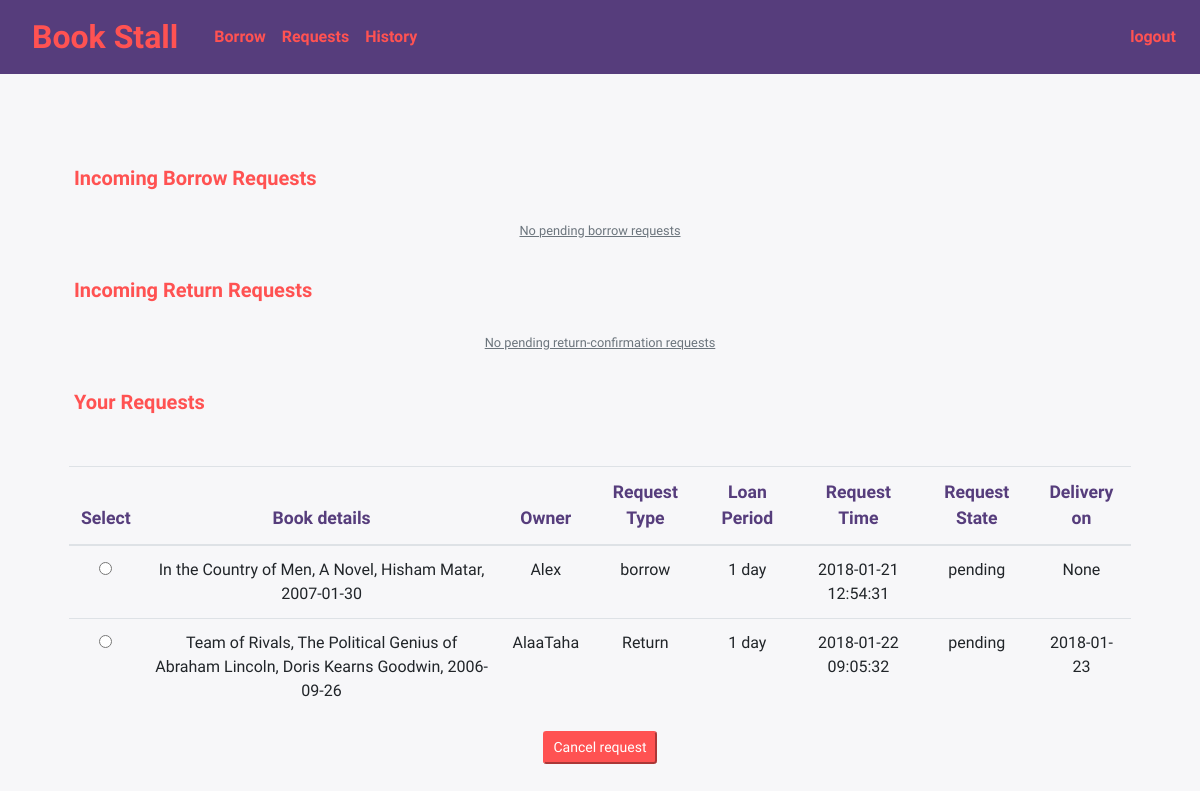
Page /requests (signed in) on the committed database.
### tables this page shows
CREATE TABLE 'requests' ('id' INTEGER PRIMARY KEY AUTOINCREMENT NOT NULL, 'book_id' INTEGER NOT NULL, 'owner_id' INTEGER NOT NULL, 'user_id' INTEGER NOT NULL, 'state' TEXT NOT NULL DEFAULT pending, 'time' TEXT NOT NULL DEFAULT CURRENT_TIMESTAMP, 'approval_time' TEXT, 'request_type' TEXT, 'delivery_date' TEXT);

CREATE TABLE 'books' ('id' INTEGER PRIMARY KEY AUTOINCREMENT NOT NULL, 'title' TEXT NOT NULL, 'subtitle' TEXT NOT NULL, 'authors' TEXT NOT NULL, 'publishedDate' TEXT NOT NULL, 'lendfor' INTEGER NOT NULL,'review' TEXT, 'notes' TEXT, state TEXT NOT NULL DEFAULT available);

CREATE TABLE 'users' ('id' INTEGER PRIMARY KEY AUTOINCREMENT NOT NULL, 'username' TEXT NOT NULL, 'email' TEXT NOT NULL, 'password' TEXT NOT NULL);

### application.py (the view)
@app.route("/requests", methods=["GET", "POST"])
@login_required
def requests():
    if request.method == "POST":
        if not request.form.get("request_id"):
            flash("Must select a request to approve!")
            return redirect("/requests")
        request_id = request.form.get("request_id")
        approval_time = datetime.date.today()
        request_info = db.execute(
            "SELECT book_id, user_id, request_type FROM requests WHERE id=:id", id=request_id)
        book_id = request_info[0]["book_id"]
        requester_id = request_info[0]["user_id"]
        if request.form.get("cancel"):
            db.execute("DELETE FROM requests WHERE id=:id", id=request_id)
            if request_info[0]["request_type"] == 'borrow':
                db.execute("UPDATE books SET state=:state WHERE id=:id",
                           state='available', id=book_id)
        if request.form.get("approve"):
            if not request.form.get("dispatch_date"):
                flash("Must specify a dispatch time!")
                return redirect("/requests")
            delivery_date = datetime.timedelta(
                days=int(request.form.get("dispatch_date"))) + approval_time
            db.execute("UPDATE requests SET state=:state, approval_time=:approval_time, delivery_date=:delivery_date WHERE id=:id",
                       state="approved", approval_time=approval_time, delivery_date=delivery_date, id=request_id)
        if request.form.get("confirm"):
            db.execute("UPDATE requests SET state=:state, approval_time=:approval_time WHERE id=:id",
                       state="approved", approval_time=approval_time, id=request_id)
            db.execute("UPDATE books SET state=:state WHERE id=:id", state="available", id=book_id)
            db.execute("INSERT INTO borrowed (user_id, operation, book_id, transacted) VALUES (:user_id, :operation, :book_id, :transacted)",
                       user_id=requester_id, operation=-1, book_id=book_id, transacted=approval_time)
            send_email(requester_id, book_id, operation="returned")
        return redirect("/requests")
    else:
        in_rows = db.execute("SELECT requests.id, users.username, books.title, books.subtitle, books.authors, books.publishedDate \
        , books.state, requests.time, requests.state as 'Requeststate' FROM requests JOIN books ON books.id=requests.book_id JOIN users ON  users.id=requests.user_id  \
         WHERE owner_id=:owner_id AND requests.state='pending' AND requests.request_type='borrow'  ", owner_id=session["user_id"])
        rn_rows = db.execute("SELECT requests.id,  users.username, books.title, books.subtitle, books.authors, books.publishedDate\
        , requests.time, requests.state as 'Requeststate', requests.delivery_date FROM requests JOIN books ON books.id=requests.book_id JOIN users ON  users.id=requests.user_id  \
          WHERE owner_id=:owner_id AND requests.state='pending' AND requests.request_type='Return' ", owner_id=session["user_id"])
        out_rows = db.execute("SELECT requests.id, users.username, requests.request_type, books.title, books.subtitle, books.authors, books.publishedDate \
        , books.lendfor as 'loan period', requests.time, requests.state as 'Requeststate', requests.delivery_date FROM requests JOIN books ON books.id=requests.book_id \
        JOIN users ON  users.id=requests.owner_id WHERE user_id=:user_id AND requests.state='pending'", user_id=session["user_id"])
        return render_template("requests.html", in_rows=in_rows, out_rows=out_rows, rn_rows=rn_rows)

### application.py (called while the page is built)
@app.after_request
def after_request(response):
    response.headers["Cache-Control"] = "no-cache, no-store, must-revalidate"
    response.headers["Expires"] = 0
    response.headers["Pragma"] = "no-cache"
    return response

### helpers.py (called while the page is built)
def login_required(f):
    @wraps(f)
    def decorated_function(*args, **kwargs):
        if session.get("user_id") is None:
            return redirect("/login")
        return f(*args, **kwargs)
    return decorated_function

def days(value):
    if value > 1:
        return str(value) + " days"
    else:
        return str(value) + " day"

### templates/requests.html (shortened to what this page needs)
{% extends "layout.html" %}
{%block main%}
<div class="form-group ">
<h5 for="inrequests" class="control-label text-left" ><strong>Incoming Borrow Requests</strong></h5>
{%if in_rows%}
<form action="/requests" method="post" class="container mb-5">
  <table class="table table-responsive" id="inrequests">
    <thead>
      <th>Select</th>
      <th>Book details</th>
      <th>User</th>
      <th>Book state</th>
      <th>Request Time</th>
      <th>Request State</th>
    </thead>
      {%for row in in_rows%}
        <tr>
          <td>
            <input name="request_id"  required type="radio"  value="{{row['id']}}"/>
          </td>
          <td>{{row['title']}}, {%if row['subtitle']%}{{row['subtitle']}},{%endif%} {%if row['authors']%}{{row['authors']}},{%endif%} {{row['publishedDate']}}</td>
          {%for key in row%}
            {%if key != 'title' and key != 'subtitle' and key != 'authors' and key != 'publishedDate' and key!='id'%}
                <td>{{row.get(key)}}</td>
            {%endif%}
          {%endfor%}
        </tr>
        <tr>
          <td colspan="7"></td>
        </tr>
      {%endfor%}
      <tr class="text-center">
        <td colspan="2"><label class="mr-2"><strong>Time to dispatch the book:<strong></label>
          <select name="dispatch_date" class="form-control" required>
            <option value=""></option>
            <option value=1>Within tomorrow</option>
            <option value=2>Within 2 days</option>
            <option value=3>Within 3 days</option>
          </select>
          <div class="help-block with-errors"></div>
        </td>
        <td colspan="2"><button name="approve" type="submit"  value="approve" class=" btn btn-info">Approve</button></td>
      </tr>
</table>
</form>
{%else%}
  <small class="text-muted form-group "><u>No pending borrow requests</u></small> </div>
{%endif%}
<div class="form-group ">
<h5 for="return_inrequests" class="control-label text-left" ><strong>Incoming Return Requests</strong></h5>
{%if rn_rows%}
<form action="/requests" method="post" class="container mb-5">
  <table class="table table-responsive" id="return_inrequests">
    <thead>
      <th>Select</th>
      <th>Book details</th>
      <th>User</th>
      <th>Request Time</th>
      <th>Request State</th>
      <th>Return Date</th>
    </thead>
    {%for row in rn_rows%}
      <tr>
        <td><input name="request_id"  type="radio" required  value="{{row['id']}}"/></td>
        <td>{{row['title']}}, {%if row['subtitle']%}{{row['subtitle']}},{%endif%} {%if row['authors']%}{{row['authors']}},{%endif%} {{row['publishedDate']}}</td>
        {%for key in row%}
          {%if key != 'title' and key != 'subtitle' and key != 'authors' and key !='publishedDate' and key!='id'%}
            <td>{{row.get(key)}}</td>
          {%endif%}
        {%endfor%}
      </tr>
    {%endfor%}
</table>
  <button name="confirm" type="submit" value="confirm" class=" btn-sm btn-info">Confirm return</button>
</form>
{%else%}
  <small class="text-muted"><u>No pending return-confirmation requests</u></small></div>
{%endif%}
<div class="form-group ">
  <h5 for="outrequests" class="control-label text-left" ><strong>Your Requests</strong></h5>
{%if out_rows%}
<form action="/requests" method="post" class="container mb-5">
  <table class="table table-responsive" id="outrequests">
    <thead>
      <th>Select</th>
      <th>Book details</th>
      <th>Owner</th>
      <th>Request Type</th>
      <th>Loan Period</th>
      <th>Request Time</th>
      <th>Request State</th>
      <th>Delivery on</th>
    </thead>
      {%for row in out_rows%}
        <tr>
          <td>
            <input name="request_id"  type="radio" required value="{{row['id']}}"/>
          </td>
          <td>{{row['title']}}, {%if row['subtitle']%}{{row['subtitle']}},{%endif%} {%if row['authors']%}{{row['authors']}},{%endif%} {{row['publishedDate']}}</td>
          {%for key in row%}
            {%if key != 'title' and key != 'subtitle' and key != 'authors' and key !='publishedDate' and key!='id'%}
                {%if key == 'loan period'%}
                  <td>{{row.get(key) | days}}</td>
                {%else%}
                <td>{{row.get(key)}}</td>
                {%endif%}
            {%endif%}
          {%endfor%}
        </tr>
      {%endfor%}
</table>
  <button name="cancel" type="submit"  value="cancel" class=" btn-sm btn-info">Cancel request</button>
</div>
{%else%}
  <small class="text-muted"><u>You don't have pending borrow or return requests</u></small></div>
{%endif%}
{%endblock%}

### static/styles.css (style rules this page uses)
html, body { font-family: 'Raleway', sans-serif; background-color: #F7F7F9; }
.btn-sm.btn-info { background-color: rgb(255, 82, 82); border-color: rgb(255, 82, 82); }
h5 { padding: 20px; font-weight: solid; color: rgb(255, 82, 82); }
table > thead> tr > th { font-size: 1.1rem; font-weight: bolder; color: #563d7c; }
table { border-color: #563d7c; max-height: 30rem; overflow-y: scroll; }
form { margin-top: 2rem; margin-bottom: 1rem; }

### rows in the picture
requests: title "In the Country of Men", subtitle "A Novel", authors "Hisham Matar", publishedDate "2007-01-30", get "Alex" "borrow" "2018-01-21 12:54:31" "pending" "None", get|days "1 day"
requests: title "Team of Rivals", subtitle "The Political Genius of Abraham Lincoln", authors "Doris Kearns Goodwin", publishedDate "2006-09-26", get "AlaaTaha" "Return" "2018-01-22 09:05:32" "pending" "2018-01-23", get|days "1 day"
